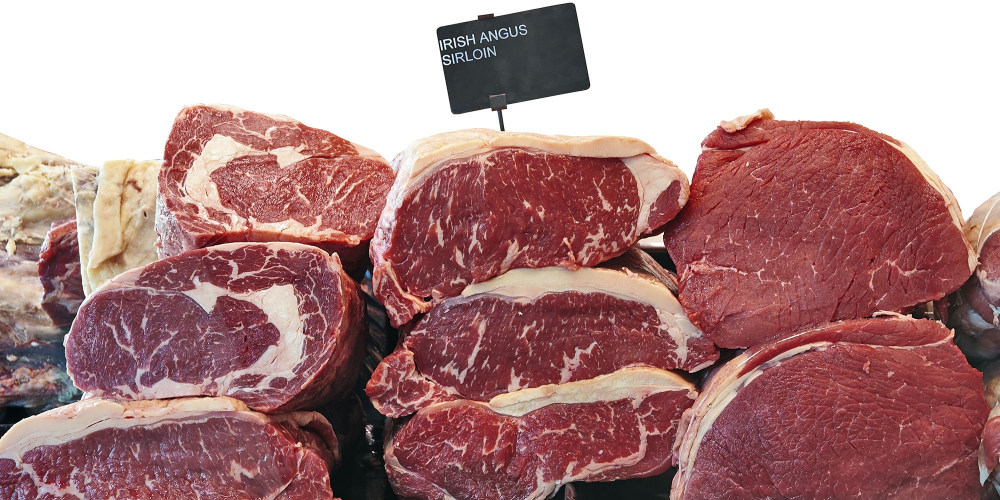
#> input picture DAP_dataset/Food_dataset/Beef/Image_41.jpg, 2000 x 1000 px, given as the content of the folder DAP_dataset/Train_Food_dataset, which was not available (shown at 1/2 size)
$ jupyter execute --allow-errors GR_preprocessing.ipynb
#> lines starting #> are read from the running program, lines starting #| are printed output that depends on the picture; pictures that were not available may be replaced by others from this repository, and a replacement may not be noted
[cell 1]
import cv2
import os

[cell 2]
def preprocess_image(image_path):
    # Read the image
#> called with image_path = '_only/Image_41.jpg'
    image = cv2.imread(image_path)
#> image is the input picture: shape (1000, 2000, 3); mean B, G, R 133, 133.1, 173.6

    # Resize the image to 28x28
    resized_image = cv2.resize(image, (28, 28))
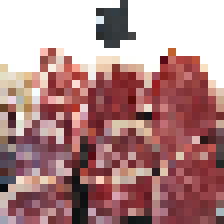
#> resized_image: shape (28, 28, 3) (shown 8 times larger); mean B, G, R 135.5, 135.4, 175.7

    # Convert the image to grayscale
    grayscale_image = cv2.cvtColor(resized_image, cv2.COLOR_BGR2GRAY)
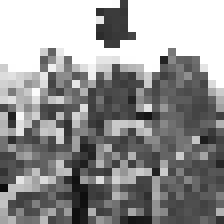
#> grayscale_image: shape (28, 28) (shown 8 times larger); min 11, max 255, mean 147.4

    # Expand dimensions to add a channel dimension (for compatibility with CNN input)
    grayscale_image = grayscale_image.reshape((28, 28, 1))

    return grayscale_image


# Function to preprocess all images in a directory
def preprocess_images_in_directory(directory):
    preprocessed_images = []
    for root, _, files in os.walk(directory):
        for file in files:
            if file.endswith(".jpg") or file.endswith(".png") or file.endswith(".JPG") or file.endswith(".jpeg"):  # Adjust file extensions as needed
                image_path = os.path.join(root, file)
                preprocessed_image = preprocess_image(image_path)
                preprocessed_images.append(preprocessed_image)
    return preprocessed_images

# Directory containing the dataset
dataset_directory = "DAP_dataset"

# Preprocess images in the train, test, and validate directories
train_images = preprocess_images_in_directory(os.path.join(dataset_directory, "Train_Food_dataset"))
test_images = preprocess_images_in_directory(os.path.join(dataset_directory, "Test_Food_dataset"))
validate_images = preprocess_images_in_directory(os.path.join(dataset_directory, "Val_Food_dataset"))


# Example usage:
# Access the preprocessed images from the respective lists (train_images, test_images, validate_images)

#> (a cell that did not finish here is left out)

[cell 4]
import matplotlib.pyplot as plt

# Function to display preprocessed images
def display_images(images, titles):
    plt.figure(figsize=(10, 10))
    for i in range(len(images)):
        plt.subplot(1, len(images), i+1)
        plt.imshow(images[i].reshape(28, 28), cmap='gray')
        plt.title(titles[i])
        plt.axis('off')
    plt.show()

# Displaying the first preprocessed images from each set
#> (the rest of this cell did not finish here and is left out)

[cell 5]
import matplotlib.pyplot as plt

# Function to display preprocessed images
def display_images(images, titles, num_images):
#> called with num_images = 10
    plt.figure(figsize=(15, 5))
    for i in range(num_images):
        plt.subplot(1, num_images, i+1)
        plt.imshow(images[i].reshape(28, 28), cmap='gray')
        plt.title(titles[i])
        plt.axis('off')
    plt.show()

# Displaying multiple preprocessed images from each set
num_images_to_display = 10  # Adjust this value to display more images

#> (the rest of this cell did not finish here and is left out)

[cell 6]
import os

# Function to save images to a directory
def save_images(images, output_directory):
#> called with output_directory = 'train_images'
    os.makedirs(output_directory, exist_ok=True)
    for i, image in enumerate(images):
        image_path = os.path.join(output_directory, f"image_{i}.jpg")
        cv2.imwrite(image_path, image)
#> this loop made 1 pass

# Output directories for augmented images
output_train_directory = "train_images"
output_test_directory = "test_images"
output_validate_directory = "validate_images"

# Save augmented images to directories
save_images(train_images, output_train_directory)
save_images(test_images, output_test_directory)
#> the loop in save_images (call 2), `for i, image in enumerate(images):` made 1 pass
save_images(validate_images, output_validate_directory)

$ run again, on DAP_dataset/Food_dataset/Chicken/Image_15.jpg
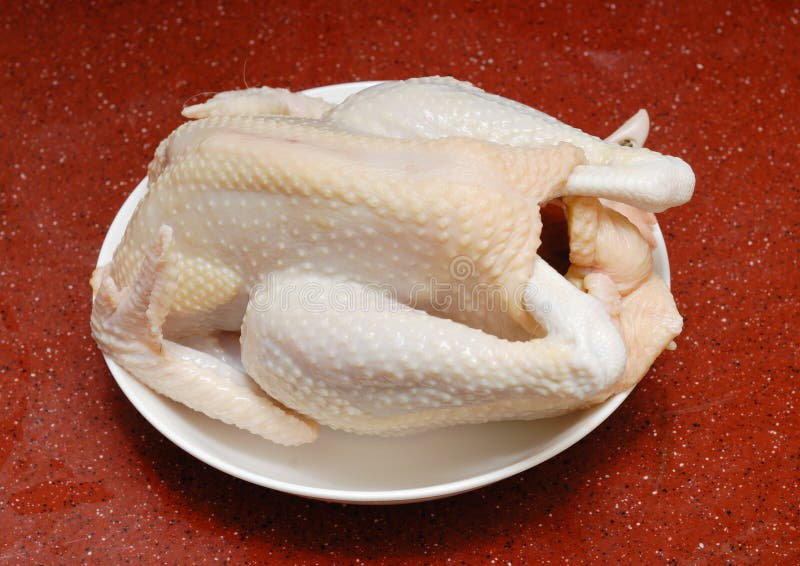
#> input picture DAP_dataset/Food_dataset/Chicken/Image_15.jpg, 800 x 566 px, given as the content of the folder DAP_dataset/Train_Food_dataset, which was not available
#> in preprocess_image, image is the input picture: shape (566, 800, 3); mean B, G, R 82.2, 100.3, 158.7
#> in preprocess_image, `resized_image = cv2.resize(image, (28, 28))`:
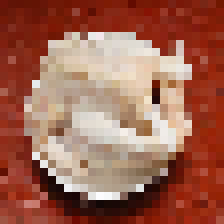
#> resized_image: shape (28, 28, 3) (shown 8 times larger); mean B, G, R 82.1, 100.3, 158.9
#> in preprocess_image, `grayscale_image = cv2.cvtColor(resized_image, cv2.COLOR_BGR2GRAY)`:
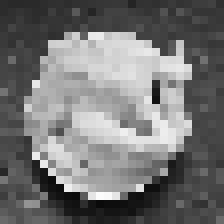
#> grayscale_image: shape (28, 28) (shown 8 times larger); min 10, max 252, mean 115.8
#> the loop in save_images, `for i, image in enumerate(images):` made 1 pass
#> the loop in save_images (call 2), `for i, image in enumerate(images):` made 1 pass

$ run again, on DAP_dataset/Food_dataset/Chicken/Image_28.jpg
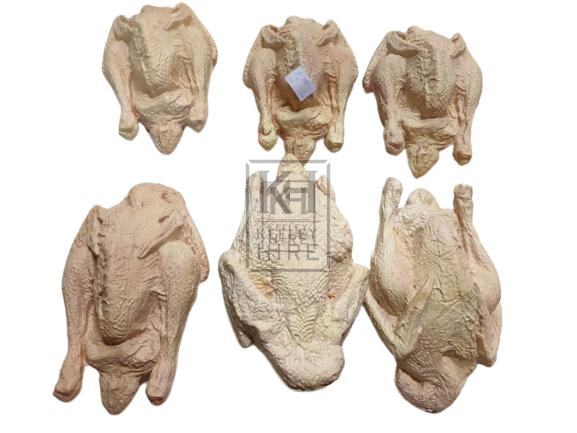
#> input picture DAP_dataset/Food_dataset/Chicken/Image_28.jpg, 577 x 433 px, given as the content of the folder DAP_dataset/Train_Food_dataset, which was not available
#> in preprocess_image, image is the input picture: shape (433, 577, 3); mean B, G, R 201.4, 211.7, 221.3
#> in preprocess_image, `resized_image = cv2.resize(image, (28, 28))`:
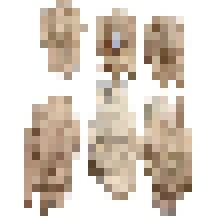
#> resized_image: shape (28, 28, 3) (shown 8 times larger); mean B, G, R 201.6, 211.9, 221.6
#> in preprocess_image, `grayscale_image = cv2.cvtColor(resized_image, cv2.COLOR_BGR2GRAY)`:
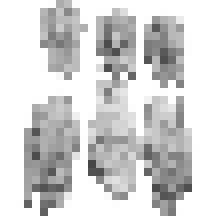
#> grayscale_image: shape (28, 28) (shown 8 times larger); min 69, max 255, mean 213.6
#> the loop in save_images, `for i, image in enumerate(images):` made 1 pass
#> the loop in save_images (call 2), `for i, image in enumerate(images):` made 1 pass

$ run again, on DAP_dataset/Food_dataset/Chicken/Image_32.jpg
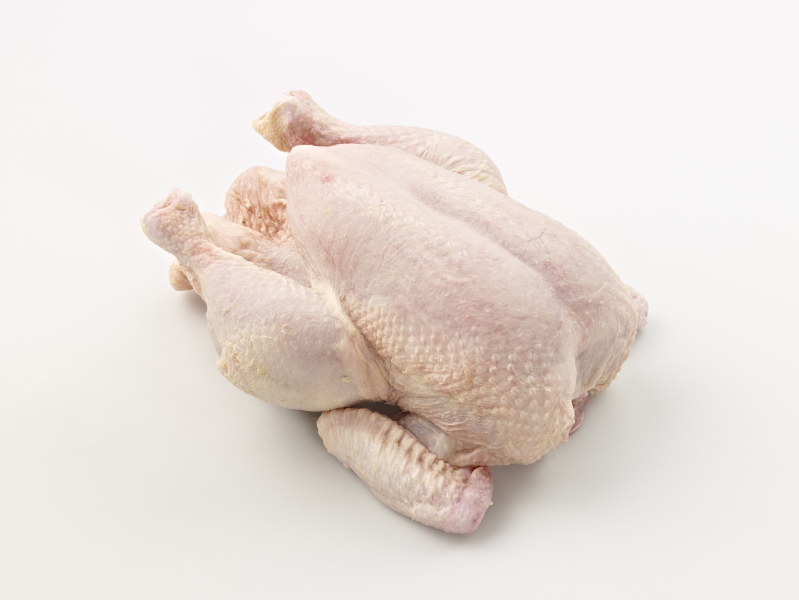
#> input picture DAP_dataset/Food_dataset/Chicken/Image_32.jpg, 1597 x 1200 px, given as the content of the folder DAP_dataset/Train_Food_dataset, which was not available (shown at 1/2 size)
#> in preprocess_image, image is the input picture: shape (1200, 1597, 3); mean B, G, R 218.9, 224.3, 232.7
#> in preprocess_image, `resized_image = cv2.resize(image, (28, 28))`:
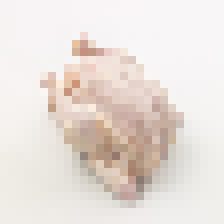
#> resized_image: shape (28, 28, 3) (shown 8 times larger); mean B, G, R 218.8, 224.3, 232.7
#> in preprocess_image, `grayscale_image = cv2.cvtColor(resized_image, cv2.COLOR_BGR2GRAY)`:
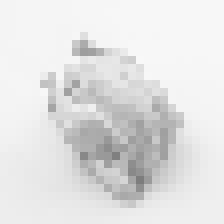
#> grayscale_image: shape (28, 28) (shown 8 times larger); min 125, max 248, mean 226.2
#> the loop in save_images, `for i, image in enumerate(images):` made 1 pass
#> the loop in save_images (call 2), `for i, image in enumerate(images):` made 1 pass
